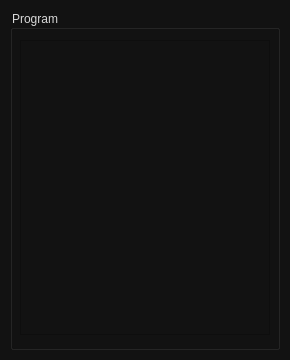
<?xml version="1.0" encoding="UTF-8"?>
<ui version="4.0">
 <class>ProgramWidget</class>
 <widget class="QWidget" name="ProgramWidget">
  <property name="geometry">
   <rect>
    <x>0</x>
    <y>0</y>
    <width>290</width>
    <height>360</height>
   </rect>
  </property>
  <property name="windowTitle">
   <string>Form</string>
  </property>
  <property name="styleSheet">
   <string notr="true">QWidget {
	background-color: #121212;
}
QGroupBox {	
    font: 75 16pt &quot;Century Gothic&quot;;
	color: #d9d9d9;
}
QLabel {
	font: 75 24pt &quot;Century Gothic&quot;;
	color: #d9d9d9;
}</string>
  </property>
  <widget class="QGroupBox" name="groupBox">
   <property name="geometry">
    <rect>
     <x>10</x>
     <y>10</y>
     <width>270</width>
     <height>340</height>
    </rect>
   </property>
   <property name="title">
    <string>Program</string>
   </property>
   <widget class="QTableView" name="tableView">
    <property name="geometry">
     <rect>
      <x>10</x>
      <y>30</y>
      <width>250</width>
      <height>295</height>
     </rect>
    </property>
    <property name="styleSheet">
     <string notr="true">QTableView {
	color: #FFFFFF;
}</string>
    </property>
    <attribute name="horizontalHeaderVisible">
     <bool>false</bool>
    </attribute>
   </widget>
  </widget>
 </widget>
 <resources/>
 <connections/>
</ui>
